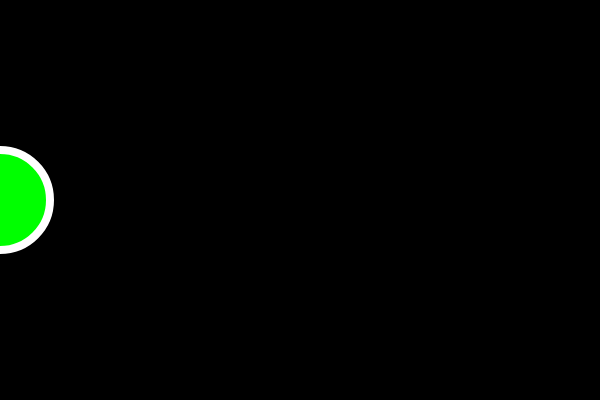
Frame 1 (no input)
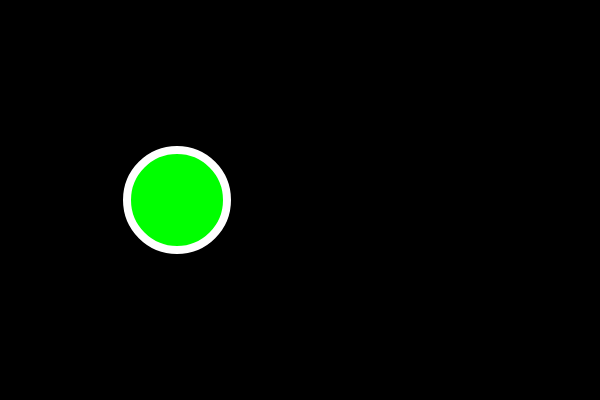
Frame 60 (no input)
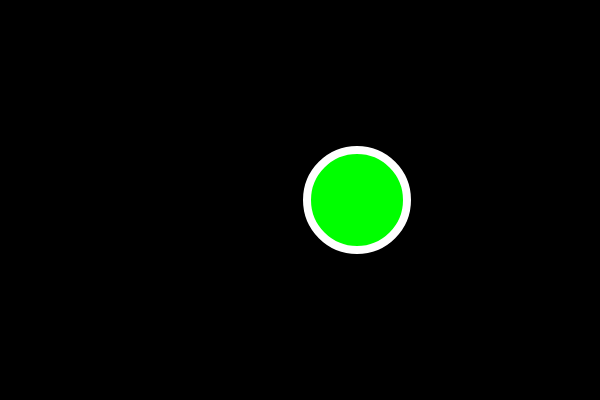
Frame 120 (the mouse pressed at the canvas centre since frame 60)

The p5.js sketch that drew these frames (run headless with seeded random() and noise() and a simulated clock; from frame 60 on, the mouse is pressed at the canvas centre):

// p5.js sketch
// ── sketch.js
var x =  0
var speed = 3

function setup() {
    createCanvas(600,400);
    
}


function draw() {
    background(0);
    stroke(255);
    strokeWeight(8);
    if (x==width){
        speed = -3;
        fill(0,0,255)
    }
    else if(x == 0){
        speed = 3;
        fill(0,255,0)
    }
    ellipse(x,200,100,100);
    x=x+speed
}
